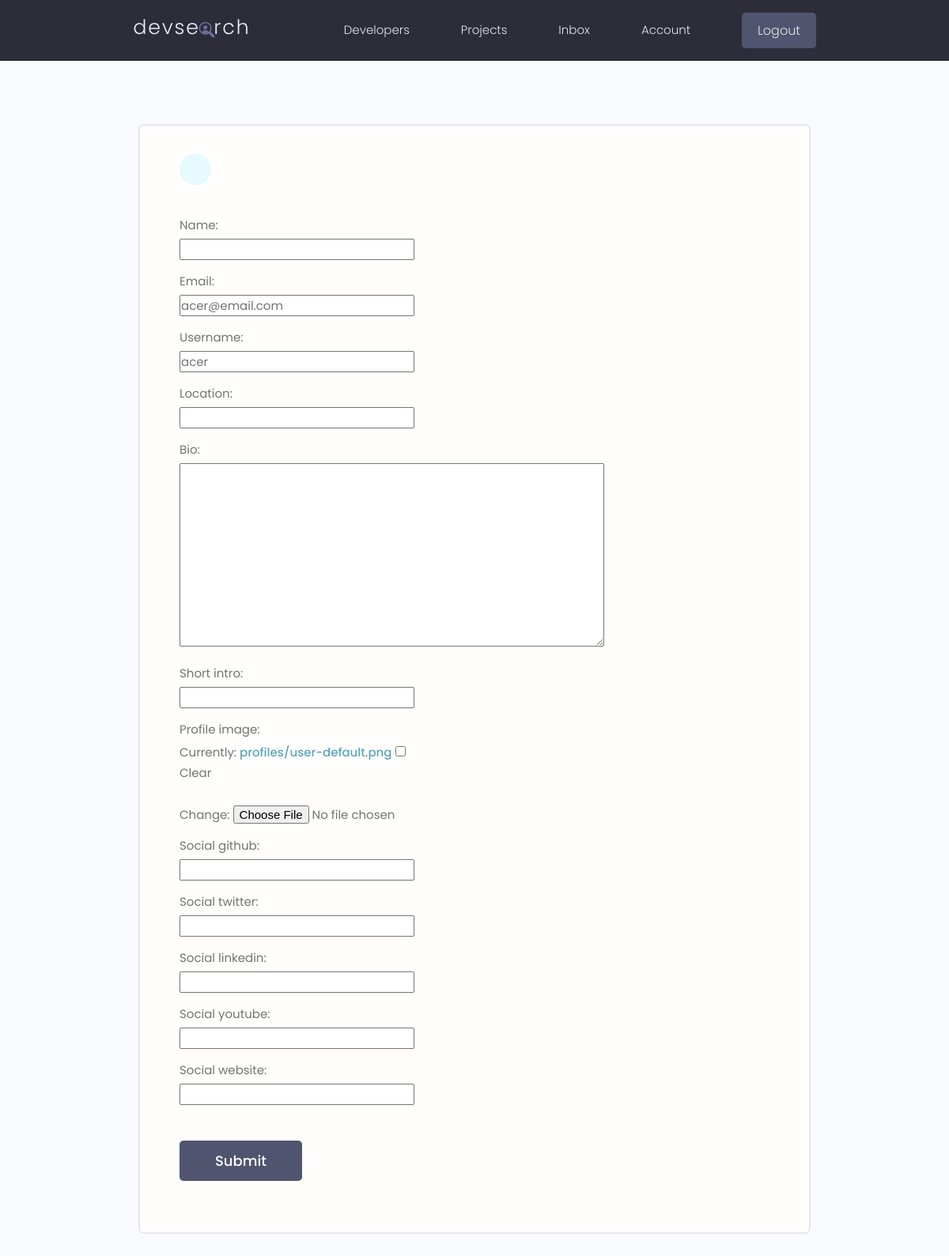
/edit-account (signed in), run on an earlier commit of the app's database.
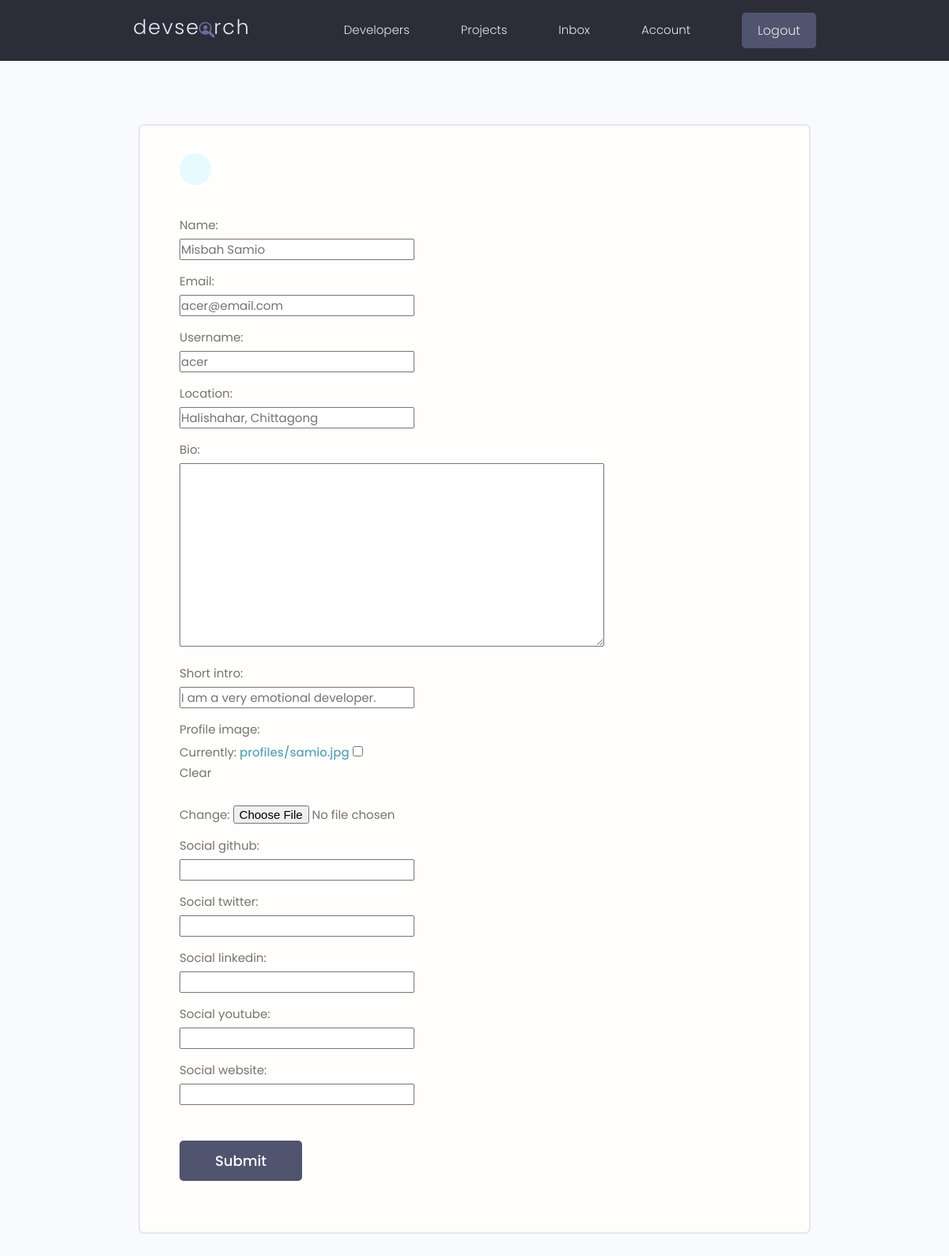
And on a later commit of the database.
### users/models.py (models this page shows, shortened)
class Profile(models.Model):
    user = models.OneToOneField(User, on_delete=models.CASCADE, null=True, blank=True)
    name = models.CharField(max_length=200, blank=True, null=True)
    email = models.EmailField(max_length=500, blank=True, null=True)
    username = models.CharField(max_length=200, blank=True, null=True)
    location = models.CharField(max_length=200, blank=True, null=True)
    short_intro = models.CharField(max_length=200, blank=True, null=True)
    bio = models.TextField(blank=True, null=True)
    profile_image = models.ImageField(null=True, blank=True, upload_to='profiles/', default="profiles/user-default.png")
    social_github = models.CharField(max_length=200, blank=True, null=True)
    social_twitter = models.CharField(max_length=200, blank=True, null=True)
    social_linkedin = models.CharField(max_length=200, blank=True, null=True)
    social_youtube = models.CharField(max_length=200, blank=True, null=True)
    social_website = models.CharField(max_length=200, blank=True, null=True)
    created = models.DateTimeField(auto_now_add=True)
    id = models.UUIDField(default=uuid.uuid4, unique=True, primary_key=True, editable=False)

### users/views.py (the view)
# urls.py: path('edit-account', views.editAccount, name="edit-account"),
@login_required(login_url='login')
def editAccount(request):
    profile = request.user.profile
    form = ProfileForm(instance=profile)
    if request.method == 'POST':
        form = ProfileForm(request.POST, request.FILES, instance=profile)
        if form.is_valid():
            form.save()
            return redirect('account')
    context = {'form' : form}
    return render(request, 'users/profile_form.html', context)

### users/forms.py
class ProfileForm(ModelForm):
    class Meta:
        model = Profile
        fields = ['name', 'email', 'username', 'location', 'bio', 'short_intro', 'profile_image', 'social_github', 'social_twitter', 'social_linkedin', 'social_youtube', 'social_website']

### users/templates/users/profile_form.html (shortened to what this page needs)
{% extends 'main.html' %}
{% block content %}
<main class="formPage my-xl">
    <div class="content-box">
        <div class="formWrapper">
            <a class="backButton" href="{% url 'account' %}"></a>
            <br>
            <form class="form" method="POST" action="{% url 'edit-account' %}", enctype="multipart/form-data">
                {% for field in form %}
                <div class="form__field">
                    <label for="formInput#text">{{ field.label }}: </label>
                    {{field}}
                </div>
                {% endfor %}
                <input class="btn btn--sub btn--lg  my-md" type="submit" value="Submit" />
            </form>
        </div>
    </div>
</main>
{% endblock %}

What changed in the data, as far as the page shows it:
changed Profile "acer@email.com": name (not shown) → "Misbah Samio"; location (not shown) → "Halishahar, Chittagong"; short_intro (not shown) → "I am a very emotional developer."
Also different on the page:
text no longer shown: "Currently: profiles/user-default.png Clear Change:"
text now shown: "Currently: profiles/samio.jpg Clear Change:"
